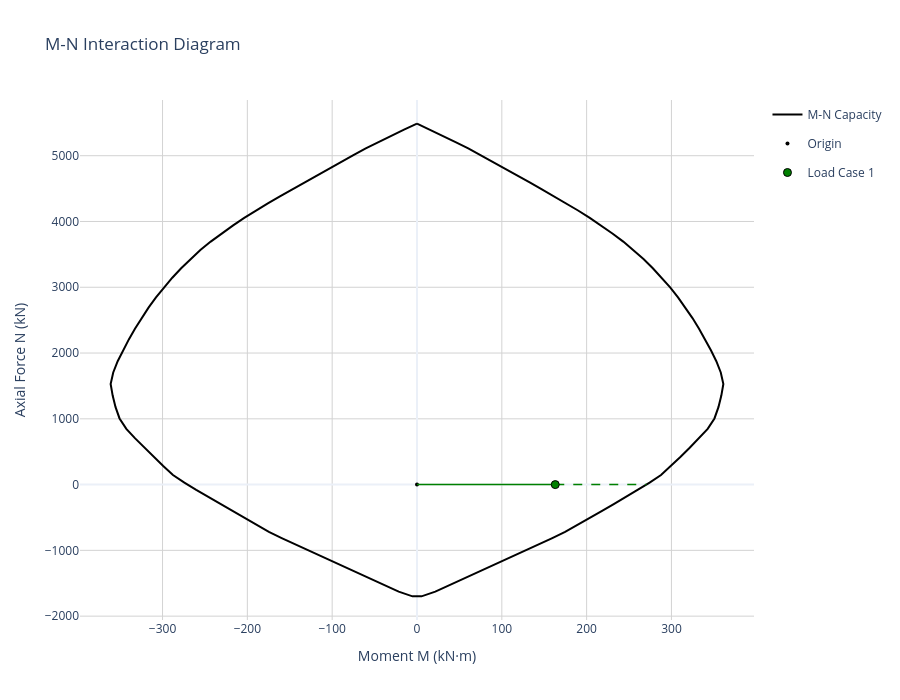
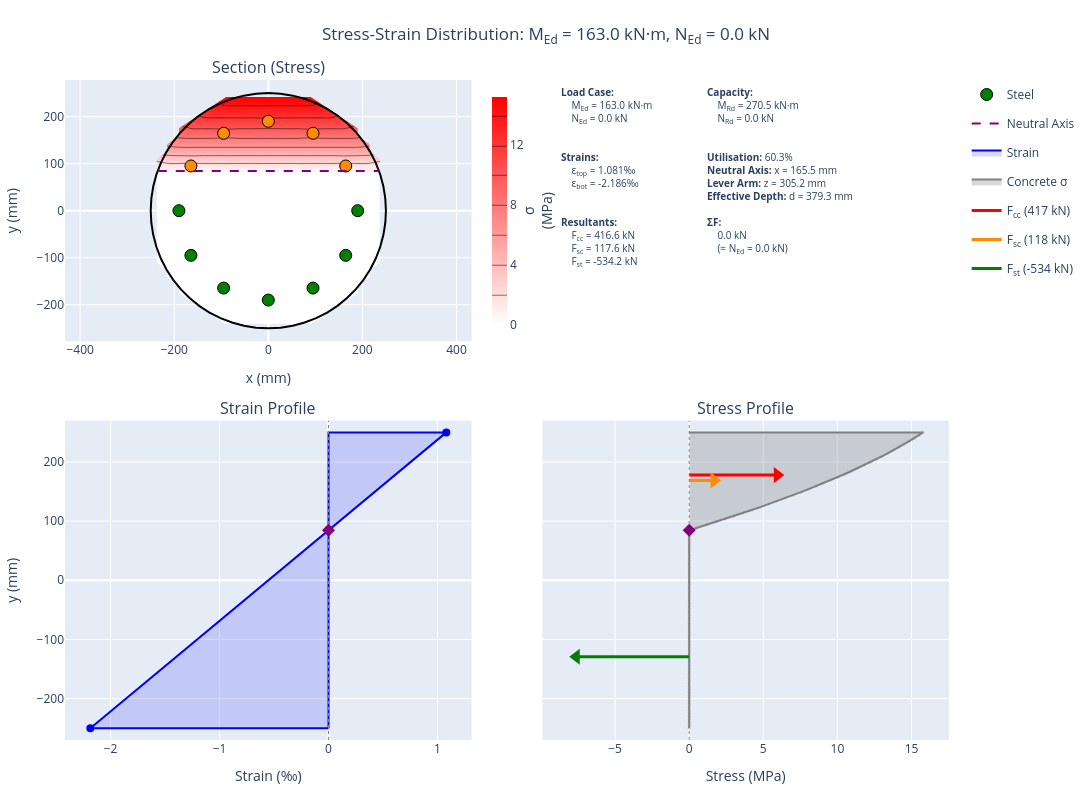

Write notebook code for charts like these, in order.
### Code cell
# Create M-N interaction diagram
circular_diagram = create_interaction_diagram(
    section=circular_section,
    concrete=concrete,
    concrete_model_type=ConcreteModelType.PARABOLA_RECTANGLE,  # EC2 Fig 3.3
    steel_model_type=SteelModelType.INCLINED,                  # With strain hardening
    n_fibres_width=20,
    n_fibres_height=30,
)

loadcases = []

forces_dict = {
    "M_Ed": moment,
    "N_Ed": axial
    }

loadcases.append(forces_dict)

circular_diagram.plot_mn(
    load_points=loadcases,
    show_vectors=True,
    show=True
    )

circular_diagram.plot_stress_strain(
    M_Ed=moment,
    N_Ed=axial,
    height=800,
    show=False,
    section_render="filled")

### Figure 1 — Plotly figure (JSON) as saved in the notebook; plotly's stock layout.template omitted (floating-point values rounded to 4 significant figures)
{"data": [{"hovertemplate": "M: %{x:.1f} kN·m<br>N: %{y:.1f} kN<extra></extra>", "line": {"color": "black", "width": 2}, "mode": "lines", "name": "M-N Capacity", "type": "scatter", "x": [0, 15.3, 30.37, 45.45, 60.41, 75.0, 89.51, 104.0, 118.4, 132.9, 147.3, 161.6, 175.9, 189.9, 203.7, 217.2, 230.4, 243.2, 255.4, 267.0, 278.0, 288.5, 298.5, 307.7, 316.5, 324.8, 332.5, 339.7, 346.5, 352.9, 358.1, 361.2, 358.8, 355.4, 350.7, 342.7, 332.3, 321.5, 310.5, 299.2, 287.7, 274.3, 260.3, 246.2, 232.0, 217.7, 203.3, 189.0, 174.6, 159.5, 144.2, 128.9, 113.6, 98.29, 82.94, 67.67, 52.36, 36.92, 21.59, 5.322, -5.322, -21.59, -36.92, -52.36, -67.67, -82.94, -98.29, -113.6, -128.9, -144.2, -159.5, -174.6, -189.0, -203.3, -217.7, -232.0, -246.2, -260.3, -274.3, -287.7, -299.2, -310.5, -321.5, -332.3, -342.7, -350.7, -355.4, -358.8, -361.2, -358.1, -352.9, -346.5, -339.7, -332.5, -324.8, -316.5, -307.7, -298.5, -288.5, -278.0, -267.0, -255.4, -243.2, -230.4, -217.2, -203.7, -189.9, -175.9, -161.6, -147.3, -132.9, -118.4, -104.0, -89.51, -75.0, -60.41, -45.45, -30.37, -15.3, 0], "y": [5488.0, 5397.0, 5302.0, 5208.0, 5111.0, 5009.0, 4906.0, 4802.0, 4698.0, 4594.0, 4489.0, 4383.0, 4277.0, 4167.0, 4054.0, 3938.0, 3818.0, 3694.0, 3565.0, 3430.0, 3290.0, 3145.0, 2997.0, 2845.0, 2690.0, 2532.0, 2371.0, 2207.0, 2043.0, 1876.0, 1705.0, 1530.0, 1353.0, 1178.0, 1006.0, 847.5, 702.7, 560.7, 420.6, 282.6, 146.4, 29.83, -80.8, -189.2, -296.7, -402.9, -508.5, -614.1, -719.1, -813.4, -904.6, -995.3, -1086.0, -1177.0, -1267.0, -1359.0, -1449.0, -1538.0, -1627.0, -1699.0, -1699.0, -1627.0, -1538.0, -1449.0, -1359.0, -1267.0, -1177.0, -1086.0, -995.3, -904.6, -813.4, -719.1, -614.1, -508.5, -402.9, -296.7, -189.2, -80.8, 29.83, 146.4, 282.6, 420.6, 560.7, 702.7, 847.5, 1006.0, 1178.0, 1353.0, 1530.0, 1705.0, 1876.0, 2043.0, 2207.0, 2371.0, 2532.0, 2690.0, 2845.0, 2997.0, 3145.0, 3290.0, 3430.0, 3565.0, 3694.0, 3818.0, 3938.0, 4054.0, 4167.0, 4277.0, 4383.0, 4489.0, 4594.0, 4698.0, 4802.0, 4906.0, 5009.0, 5111.0, 5208.0, 5302.0, 5397.0, 5488.0]}, {"hovertemplate": "Origin (0,0)<extra></extra>", "marker": {"color": "black", "size": 4, "symbol": "circle"}, "mode": "markers", "name": "Origin", "type": "scatter", "x": [0], "y": [0]}, {"hoverinfo": "skip", "legendgroup": "lc_0", "line": {"color": "green", "dash": "solid", "width": 1.5}, "mode": "lines", "showlegend": false, "type": "scatter", "x": [0, 163], "y": [0, 0]}, {"hoverinfo": "skip", "legendgroup": "lc_0", "line": {"color": "green", "dash": "dash", "width": 1.5}, "mode": "lines", "showlegend": false, "type": "scatter", "x": [163, 270.5], "y": [0, 0]}, {"hovertemplate": "<b>Load Case 1</b><br>N_Ed: 0.0 kN<br>M_Ed: 163.0 kN·m<br>N_Rd: 0.0 kN<br>M_Rd: 270.5 kN·m<br>Utilization: 60.3%<br>Status: ✓ PASS<extra></extra>", "legendgroup": "lc_0", "marker": {"color": "green", "line": {"color": "black", "width": 1}, "size": 8, "symbol": "circle"}, "mode": "markers", "name": "Load Case 1", "type": "scatter", "x": [163], "y": [0]}], "layout": {"height": 700, "legend": {"x": 1.02, "xanchor": "left", "y": 1, "yanchor": "top"}, "title": {"text": "M-N Interaction Diagram"}, "width": 900, "xaxis": {"gridcolor": "lightgray", "range": [-397.3, 397.3], "title": {"text": "Moment M (kN·m)"}, "zeroline": true}, "yaxis": {"gridcolor": "lightgray", "range": [-2059.0, 5847.0], "title": {"text": "Axial Force N (kN)"}, "zeroline": true}}}

### Figure 2 — Plotly figure (JSON) as saved in the notebook; plotly's stock layout.template omitted (floating-point values rounded to 4 significant figures; data arrays with more than 128 entries replaced by an {"elided": "..."} marker saying what was removed)
{"data": [{"line": {"color": "black", "width": 2}, "mode": "lines", "name": "Section outline", "showlegend": false, "type": "scatter", "x": [250, 248.6, 244.5, 237.8, 228.4, 216.5, 202.3, 185.8, 167.3, 146.9, 125.0, 101.7, 77.25, 51.98, 26.13, 1.531e-14, -26.13, -51.98, -77.25, -101.7, -125.0, -146.9, -167.3, -185.8, -202.3, -216.5, -228.4, -237.8, -244.5, -248.6, -250, -248.6, -244.5, -237.8, -228.4, -216.5, -202.3, -185.8, -167.3, -146.9, -125.0, -101.7, -77.25, -51.98, -26.13, -4.592e-14, 26.13, 51.98, 77.25, 101.7, 125.0, 146.9, 167.3, 185.8, 202.3, 216.5, 228.4, 237.8, 244.5, 248.6, 250], "xaxis": "x", "y": [0, 26.13, 51.98, 77.25, 101.7, 125.0, 146.9, 167.3, 185.8, 202.3, 216.5, 228.4, 237.8, 244.5, 248.6, 250, 248.6, 244.5, 237.8, 228.4, 216.5, 202.3, 185.8, 167.3, 146.9, 125.0, 101.7, 77.25, 51.98, 26.13, 3.062e-14, -26.13, -51.98, -77.25, -101.7, -125.0, -146.9, -167.3, -185.8, -202.3, -216.5, -228.4, -237.8, -244.5, -248.6, -250, -248.6, -244.5, -237.8, -228.4, -216.5, -202.3, -185.8, -167.3, -146.9, -125.0, -101.7, -77.25, -51.98, -26.13, 0], "yaxis": "y"}, {"colorbar": {"len": 0.3762, "lenmode": "fraction", "thickness": 15, "title": {"side": "right", "text": "σ<br>(MPa)"}, "x": 0.472, "xanchor": "left", "y": 0.802, "yanchor": "middle"}, "colorscale": [[0, "white"], [1, "red"]], "contours": {"coloring": "heatmap"}, "hovertemplate": "x: %{x:.1f} mm<br>y: %{y:.1f} mm<br>σ: %{z:.2f} MPa<extra>Concrete</extra>", "name": "Concrete", "showlegend": false, "showscale": true, "type": "contour", "x": [-237.5, -212.5, -187.5, -162.5, -137.5, -112.5, -87.5, -62.5, -37.5, -12.5, 12.5, 37.5, 62.5, 87.5, 112.5, 137.5, 162.5, 187.5, 212.5, 237.5], "xaxis": "x", "y": [-241.7, -225.0, -208.3, -191.7, -175.0, -158.3, -141.7, -125.0, -108.3, -91.67, -75.0, -58.33, -41.67, -25.0, -8.333, 8.333, 25.0, 41.67, 58.33, 75.0, 91.67, 108.3, 125.0, 141.7, 158.3, 175.0, 191.7, 208.3, 225.0, 241.7], "yaxis": "y", "z": {"elided": "30x20 float values"}, "zmax": 15.24, "zmin": 0}, {"customdata": [[-110.5, -0.5525, -34.71], [13.66, 0.06832, 4.293], [104.6, 0.5228, 32.85], [137.8, 0.6891, 43.3], [104.6, 0.5228, 32.85], [13.66, 0.06832, 4.293], [-110.5, -0.5525, -34.71], [-234.7, -1.173, -73.72], [-325.6, -1.628, -102.3], [-358.8, -1.794, -112.7], [-325.6, -1.628, -102.3], [-234.7, -1.173, -73.72]], "hovertemplate": "x: %{x:.1f} mm<br>y: %{y:.1f} mm<br>σ: %{customdata[0]:.1f} MPa<br>ε: %{customdata[1]:.3f} ‰<br>F: %{customdata[2]:.1f} kN<br><extra>Steel</extra>", "marker": {"color": ["green", "darkorange", "darkorange", "darkorange", "darkorange", "darkorange", "green", "green", "green", "green", "green", "green"], "line": {"color": "black", "width": 1}, "size": 12}, "mode": "markers", "name": "Steel", "showlegend": true, "type": "scatter", "x": [190.0, 164.5, 95.0, 1.163e-14, -95.0, -164.5, -190.0, -164.5, -95.0, -3.49e-14, 95.0, 164.5], "xaxis": "x", "y": [0.0, 95.0, 164.5, 190.0, 164.5, 95.0, 2.327e-14, -95.0, -164.5, -190.0, -164.5, -95.0], "yaxis": "y"}, {"line": {"color": "purple", "dash": "dash", "width": 2}, "mode": "lines", "name": "Neutral Axis", "showlegend": true, "type": "scatter", "x": [-235.0, 235.0], "xaxis": "x", "y": [84.55, 84.55], "yaxis": "y"}, {"fill": "toself", "fillcolor": "rgba(0, 0, 255, 0.15)", "hovertemplate": "ε: %{x:.3f} ‰<br>y: %{y:.1f} mm<extra></extra>", "line": {"color": "blue", "width": 2}, "mode": "lines", "name": "Strain", "type": "scatter", "x": [0, -2.186, 1.081, 0, 0], "xaxis": "x3", "y": [-250, -250, 250, 250, -250], "yaxis": "y3"}, {"hovertemplate": "ε: %{x:.3f} ‰<br>y: %{y:.1f} mm<extra></extra>", "marker": {"color": "blue", "size": 8}, "mode": "markers", "showlegend": false, "type": "scatter", "x": [-2.186, 1.081], "xaxis": "x3", "y": [-250, 250], "yaxis": "y3"}, {"line": {"color": "gray", "dash": "dot", "width": 1}, "mode": "lines", "showlegend": false, "type": "scatter", "x": [0, 0], "xaxis": "x3", "y": [-270, 270], "yaxis": "y3"}, {"hovertemplate": "Neutral Axis<br>y: 84.5 mm<extra></extra>", "marker": {"color": "purple", "size": 10, "symbol": "diamond"}, "mode": "markers", "name": "NA", "showlegend": false, "type": "scatter", "x": [0], "xaxis": "x3", "y": [84.55], "yaxis": "y3"}, {"fill": "toself", "fillcolor": "rgba(128, 128, 128, 0.3)", "hoverinfo": "skip", "legendgroup": "concrete_stress", "line": {"color": "gray", "width": 2}, "mode": "lines", "name": "Concrete σ", "type": "scatter", "x": [0.0, 0.0, 0.0, 0.0, 0.0, 0.0, 0.0, 0.0, 0.0, 0.0, 0.0, 0.0, 0.0, 0.0, 0.0, 0.0, 0.0, 0.0, 0.0, 0.0, 0.0, 0.0, 0.0, 0.0, 0.0, 0.0, 0.0, 0.0, 0.0, 0.0, 0.0, 0.0, 0.0, 0.0, 0.0, 0.0, 0.0, 0.0, 0.0, 0.0, 0.0, 0.0, 0.0, 0.0, 0.0, 0.0, 0.0, 0.0, 0.0, 0.0, 0.0, 0.0, 0.0, 0.0, 0.0, 0.0, 0.0, 0.0, 0.0, 0.0, 0.0, 0.0, 0.0, 0.0, 0.0, 0.0, 0.0, 0.0, 0.4985, 1.145, 1.78, 2.405, 3.019, 3.621, 4.213, 4.794, 5.364, 5.924, 6.472, 7.01, 7.536, 8.052, 8.556, 9.05, 9.533, 10.01, 10.47, 10.92, 11.36, 11.78, 12.2, 12.61, 13.0, 13.39, 13.76, 14.13, 14.48, 14.82, 15.15, 15.47, 15.78, 0.0], "xaxis": "x4", "y": [-250.0, -250.0, -244.9, -239.9, -234.8, -229.8, -224.7, -219.7, -214.6, -209.6, -204.5, -199.5, -194.4, -189.4, -184.3, -179.3, -174.2, -169.2, -164.1, -159.1, -154.0, -149.0, -143.9, -138.9, -133.8, -128.8, -123.7, -118.7, -113.6, -108.6, -103.5, -98.48, -93.43, -88.38, -83.33, -78.28, -73.23, -68.18, -63.13, -58.08, -53.03, -47.98, -42.93, -37.88, -32.83, -27.78, -22.73, -17.68, -12.63, -7.576, -2.525, 2.525, 7.576, 12.63, 17.68, 22.73, 27.78, 32.83, 37.88, 42.93, 47.98, 53.03, 58.08, 63.13, 68.18, 73.23, 78.28, 83.33, 88.38, 93.43, 98.48, 103.5, 108.6, 113.6, 118.7, 123.7, 128.8, 133.8, 138.9, 143.9, 149.0, 154.0, 159.1, 164.1, 169.2, 174.2, 179.3, 184.3, 189.4, 194.4, 199.5, 204.5, 209.6, 214.6, 219.7, 224.7, 229.8, 234.8, 239.9, 244.9, 250.0, 250.0], "yaxis": "y4"}, {"hovertemplate": "%{text}<extra>Concrete</extra>", "legendgroup": "concrete_stress", "marker": {"color": "gray", "opacity": 0.3, "size": 3}, "mode": "markers", "showlegend": false, "text": ["σ: 0.00 MPa<br>ε: -2.186 ‰<br>y: -250.0 mm", "σ: 0.00 MPa<br>ε: -2.153 ‰<br>y: -244.9 mm", "σ: 0.00 MPa<br>ε: -2.120 ‰<br>y: -239.9 mm", "σ: 0.00 MPa<br>ε: -2.087 ‰<br>y: -234.8 mm", "σ: 0.00 MPa<br>ε: -2.054 ‰<br>y: -229.8 mm", "σ: 0.00 MPa<br>ε: -2.021 ‰<br>y: -224.7 mm", "σ: 0.00 MPa<br>ε: -1.988 ‰<br>y: -219.7 mm", "σ: 0.00 MPa<br>ε: -1.955 ‰<br>y: -214.6 mm", "σ: 0.00 MPa<br>ε: -1.922 ‰<br>y: -209.6 mm", "σ: 0.00 MPa<br>ε: -1.889 ‰<br>y: -204.5 mm", "σ: 0.00 MPa<br>ε: -1.856 ‰<br>y: -199.5 mm", "σ: 0.00 MPa<br>ε: -1.823 ‰<br>y: -194.4 mm", "σ: 0.00 MPa<br>ε: -1.790 ‰<br>y: -189.4 mm", "σ: 0.00 MPa<br>ε: -1.757 ‰<br>y: -184.3 mm", "σ: 0.00 MPa<br>ε: -1.724 ‰<br>y: -179.3 mm", "σ: 0.00 MPa<br>ε: -1.691 ‰<br>y: -174.2 mm", "σ: 0.00 MPa<br>ε: -1.658 ‰<br>y: -169.2 mm", "σ: 0.00 MPa<br>ε: -1.625 ‰<br>y: -164.1 mm", "σ: 0.00 MPa<br>ε: -1.592 ‰<br>y: -159.1 mm", "σ: 0.00 MPa<br>ε: -1.559 ‰<br>y: -154.0 mm", "σ: 0.00 MPa<br>ε: -1.526 ‰<br>y: -149.0 mm", "σ: 0.00 MPa<br>ε: -1.493 ‰<br>y: -143.9 mm", "σ: 0.00 MPa<br>ε: -1.460 ‰<br>y: -138.9 mm", "σ: 0.00 MPa<br>ε: -1.427 ‰<br>y: -133.8 mm", "σ: 0.00 MPa<br>ε: -1.394 ‰<br>y: -128.8 mm", "σ: 0.00 MPa<br>ε: -1.361 ‰<br>y: -123.7 mm", "σ: 0.00 MPa<br>ε: -1.328 ‰<br>y: -118.7 mm", "σ: 0.00 MPa<br>ε: -1.295 ‰<br>y: -113.6 mm", "σ: 0.00 MPa<br>ε: -1.262 ‰<br>y: -108.6 mm", "σ: 0.00 MPa<br>ε: -1.229 ‰<br>y: -103.5 mm", "σ: 0.00 MPa<br>ε: -1.196 ‰<br>y: -98.5 mm", "σ: 0.00 MPa<br>ε: -1.163 ‰<br>y: -93.4 mm", "σ: 0.00 MPa<br>ε: -1.130 ‰<br>y: -88.4 mm", "σ: 0.00 MPa<br>ε: -1.097 ‰<br>y: -83.3 mm", "σ: 0.00 MPa<br>ε: -1.064 ‰<br>y: -78.3 mm", "σ: 0.00 MPa<br>ε: -1.031 ‰<br>y: -73.2 mm", "σ: 0.00 MPa<br>ε: -0.998 ‰<br>y: -68.2 mm", "σ: 0.00 MPa<br>ε: -0.965 ‰<br>y: -63.1 mm", "σ: 0.00 MPa<br>ε: -0.932 ‰<br>y: -58.1 mm", "σ: 0.00 MPa<br>ε: -0.899 ‰<br>y: -53.0 mm", "σ: 0.00 MPa<br>ε: -0.866 ‰<br>y: -48.0 mm", "σ: 0.00 MPa<br>ε: -0.833 ‰<br>y: -42.9 mm", "σ: 0.00 MPa<br>ε: -0.800 ‰<br>y: -37.9 mm", "σ: 0.00 MPa<br>ε: -0.767 ‰<br>y: -32.8 mm", "σ: 0.00 MPa<br>ε: -0.734 ‰<br>y: -27.8 mm", "σ: 0.00 MPa<br>ε: -0.701 ‰<br>y: -22.7 mm", "σ: 0.00 MPa<br>ε: -0.668 ‰<br>y: -17.7 mm", "σ: 0.00 MPa<br>ε: -0.635 ‰<br>y: -12.6 mm", "σ: 0.00 MPa<br>ε: -0.602 ‰<br>y: -7.6 mm", "σ: 0.00 MPa<br>ε: -0.569 ‰<br>y: -2.5 mm", "σ: 0.00 MPa<br>ε: -0.536 ‰<br>y: 2.5 mm", "σ: 0.00 MPa<br>ε: -0.503 ‰<br>y: 7.6 mm", "σ: 0.00 MPa<br>ε: -0.470 ‰<br>y: 12.6 mm", "σ: 0.00 MPa<br>ε: -0.437 ‰<br>y: 17.7 mm", "σ: 0.00 MPa<br>ε: -0.404 ‰<br>y: 22.7 mm", "σ: 0.00 MPa<br>ε: -0.371 ‰<br>y: 27.8 mm", "σ: 0.00 MPa<br>ε: -0.338 ‰<br>y: 32.8 mm", "σ: 0.00 MPa<br>ε: -0.305 ‰<br>y: 37.9 mm", "σ: 0.00 MPa<br>ε: -0.272 ‰<br>y: 42.9 mm", "σ: 0.00 MPa<br>ε: -0.239 ‰<br>y: 48.0 mm", "σ: 0.00 MPa<br>ε: -0.206 ‰<br>y: 53.0 mm", "σ: 0.00 MPa<br>ε: -0.173 ‰<br>y: 58.1 mm", "σ: 0.00 MPa<br>ε: -0.140 ‰<br>y: 63.1 mm", "σ: 0.00 MPa<br>ε: -0.107 ‰<br>y: 68.2 mm", "σ: 0.00 MPa<br>ε: -0.074 ‰<br>y: 73.2 mm", "σ: 0.00 MPa<br>ε: -0.041 ‰<br>y: 78.3 mm", "σ: 0.00 MPa<br>ε: -0.008 ‰<br>y: 83.3 mm", "σ: 0.50 MPa<br>ε: 0.025 ‰<br>y: 88.4 mm", "σ: 1.14 MPa<br>ε: 0.058 ‰<br>y: 93.4 mm", "σ: 1.78 MPa<br>ε: 0.091 ‰<br>y: 98.5 mm", "σ: 2.40 MPa<br>ε: 0.124 ‰<br>y: 103.5 mm", "σ: 3.02 MPa<br>ε: 0.157 ‰<br>y: 108.6 mm", "σ: 3.62 MPa<br>ε: 0.190 ‰<br>y: 113.6 mm", "σ: 4.21 MPa<br>ε: 0.223 ‰<br>y: 118.7 mm", "σ: 4.79 MPa<br>ε: 0.256 ‰<br>y: 123.7 mm", "σ: 5.36 MPa<br>ε: 0.289 ‰<br>y: 128.8 mm", "σ: 5.92 MPa<br>ε: 0.322 ‰<br>y: 133.8 mm", "σ: 6.47 MPa<br>ε: 0.355 ‰<br>y: 138.9 mm", "σ: 7.01 MPa<br>ε: 0.388 ‰<br>y: 143.9 mm", "σ: 7.54 MPa<br>ε: 0.421 ‰<br>y: 149.0 mm", "σ: 8.05 MPa<br>ε: 0.454 ‰<br>y: 154.0 mm", "σ: 8.56 MPa<br>ε: 0.487 ‰<br>y: 159.1 mm", "σ: 9.05 MPa<br>ε: 0.520 ‰<br>y: 164.1 mm", "σ: 9.53 MPa<br>ε: 0.553 ‰<br>y: 169.2 mm", "σ: 10.01 MPa<br>ε: 0.586 ‰<br>y: 174.2 mm", "σ: 10.47 MPa<br>ε: 0.619 ‰<br>y: 179.3 mm", "σ: 10.92 MPa<br>ε: 0.652 ‰<br>y: 184.3 mm", "σ: 11.36 MPa<br>ε: 0.685 ‰<br>y: 189.4 mm", "σ: 11.78 MPa<br>ε: 0.718 ‰<br>y: 194.4 mm", "σ: 12.20 MPa<br>ε: 0.751 ‰<br>y: 199.5 mm", "σ: 12.61 MPa<br>ε: 0.784 ‰<br>y: 204.5 mm", "σ: 13.00 MPa<br>ε: 0.817 ‰<br>y: 209.6 mm", "σ: 13.39 MPa<br>ε: 0.850 ‰<br>y: 214.6 mm", "σ: 13.76 MPa<br>ε: 0.883 ‰<br>y: 219.7 mm", "σ: 14.13 MPa<br>ε: 0.916 ‰<br>y: 224.7 mm", "σ: 14.48 MPa<br>ε: 0.949 ‰<br>y: 229.8 mm", "σ: 14.82 MPa<br>ε: 0.982 ‰<br>y: 234.8 mm", "σ: 15.15 MPa<br>ε: 1.015 ‰<br>y: 239.9 mm", "σ: 15.47 MPa<br>ε: 1.048 ‰<br>y: 244.9 mm", "σ: 15.78 MPa<br>ε: 1.081 ‰<br>y: 250.0 mm"], "type": "scatter", "x": [0.0, 0.0, 0.0, 0.0, 0.0, 0.0, 0.0, 0.0, 0.0, 0.0, 0.0, 0.0, 0.0, 0.0, 0.0, 0.0, 0.0, 0.0, 0.0, 0.0, 0.0, 0.0, 0.0, 0.0, 0.0, 0.0, 0.0, 0.0, 0.0, 0.0, 0.0, 0.0, 0.0, 0.0, 0.0, 0.0, 0.0, 0.0, 0.0, 0.0, 0.0, 0.0, 0.0, 0.0, 0.0, 0.0, 0.0, 0.0, 0.0, 0.0, 0.0, 0.0, 0.0, 0.0, 0.0, 0.0, 0.0, 0.0, 0.0, 0.0, 0.0, 0.0, 0.0, 0.0, 0.0, 0.0, 0.0, 0.4985, 1.145, 1.78, 2.405, 3.019, 3.621, 4.213, 4.794, 5.364, 5.924, 6.472, 7.01, 7.536, 8.052, 8.556, 9.05, 9.533, 10.01, 10.47, 10.92, 11.36, 11.78, 12.2, 12.61, 13.0, 13.39, 13.76, 14.13, 14.48, 14.82, 15.15, 15.47, 15.78], "xaxis": "x4", "y": [-250.0, -244.9, -239.9, -234.8, -229.8, -224.7, -219.7, -214.6, -209.6, -204.5, -199.5, -194.4, -189.4, -184.3, -179.3, -174.2, -169.2, -164.1, -159.1, -154.0, -149.0, -143.9, -138.9, -133.8, -128.8, -123.7, -118.7, -113.6, -108.6, -103.5, -98.48, -93.43, -88.38, -83.33, -78.28, -73.23, -68.18, -63.13, -58.08, -53.03, -47.98, -42.93, -37.88, -32.83, -27.78, -22.73, -17.68, -12.63, -7.576, -2.525, 2.525, 7.576, 12.63, 17.68, 22.73, 27.78, 32.83, 37.88, 42.93, 47.98, 53.03, 58.08, 63.13, 68.18, 73.23, 78.28, 83.33, 88.38, 93.43, 98.48, 103.5, 108.6, 113.6, 118.7, 123.7, 128.8, 133.8, 138.9, 143.9, 149.0, 154.0, 159.1, 164.1, 169.2, 174.2, 179.3, 184.3, 189.4, 194.4, 199.5, 204.5, 209.6, 214.6, 219.7, 224.7, 229.8, 234.8, 239.9, 244.9, 250.0], "yaxis": "y4"}, {"hovertemplate": "F<sub>cc</sub> = 416.6 kN<br>y = 177.8 mm<extra>Concrete Compression</extra>", "legendgroup": "F<sub>cc</sub>", "line": {"color": "red", "width": 3}, "mode": "lines", "name": "F<sub>cc</sub> (417 kN)", "type": "scatter", "x": [0, 5.944], "xaxis": "x4", "y": [177.8, 177.8], "yaxis": "y4"}, {"hoverinfo": "skip", "legendgroup": "F<sub>cc</sub>", "marker": {"color": "red", "size": 14, "symbol": "triangle-right"}, "mode": "markers", "showlegend": false, "type": "scatter", "x": [5.944], "xaxis": "x4", "y": [177.8], "yaxis": "y4"}, {"hovertemplate": "F<sub>sc</sub> = 117.6 kN<br>y = 168.8 mm<extra>Steel Compression</extra>", "legendgroup": "F<sub>sc</sub>", "line": {"color": "darkorange", "width": 3}, "mode": "lines", "name": "F<sub>sc</sub> (118 kN)", "type": "scatter", "x": [0, 1.678], "xaxis": "x4", "y": [168.8, 168.8], "yaxis": "y4"}, {"hoverinfo": "skip", "legendgroup": "F<sub>sc</sub>", "marker": {"color": "darkorange", "size": 14, "symbol": "triangle-right"}, "mode": "markers", "showlegend": false, "type": "scatter", "x": [1.678], "xaxis": "x4", "y": [168.8], "yaxis": "y4"}, {"hovertemplate": "F<sub>st</sub> = -534.2 kN<br>y = -129.3 mm<extra>Steel Tension</extra>", "legendgroup": "F<sub>st</sub>", "line": {"color": "green", "width": 3}, "mode": "lines", "name": "F<sub>st</sub> (-534 kN)", "type": "scatter", "x": [0, -7.622], "xaxis": "x4", "y": [-129.3, -129.3], "yaxis": "y4"}, {"hoverinfo": "skip", "legendgroup": "F<sub>st</sub>", "marker": {"color": "green", "size": 14, "symbol": "triangle-left"}, "mode": "markers", "showlegend": false, "type": "scatter", "x": [-7.622], "xaxis": "x4", "y": [-129.3], "yaxis": "y4"}, {"line": {"color": "gray", "dash": "dot", "width": 1}, "mode": "lines", "showlegend": false, "type": "scatter", "x": [0, 0], "xaxis": "x4", "y": [-270, 270], "yaxis": "y4"}, {"hovertemplate": "Neutral Axis<br>y: 84.5 mm<extra></extra>", "marker": {"color": "purple", "size": 10, "symbol": "diamond"}, "mode": "markers", "showlegend": false, "type": "scatter", "x": [0], "xaxis": "x4", "y": [84.55], "yaxis": "y4"}], "layout": {"annotations": [{"font": {"size": 16}, "showarrow": false, "text": "Section (Stress)", "x": 0.23, "xanchor": "center", "xref": "paper", "y": 1, "yanchor": "bottom", "yref": "paper"}, {"font": {"size": 16}, "showarrow": false, "text": "Strain Profile", "x": 0.23, "xanchor": "center", "xref": "paper", "y": 0.484, "yanchor": "bottom", "yref": "paper"}, {"font": {"size": 16}, "showarrow": false, "text": "Stress Profile", "x": 0.77, "xanchor": "center", "xref": "paper", "y": 0.484, "yanchor": "bottom", "yref": "paper"}, {"align": "left", "font": {"size": 10}, "showarrow": false, "text": "<b>Load Case:</b><br>&nbsp;&nbsp;&nbsp;&nbsp;M<sub>Ed</sub> = 163.0 kN·m<br>&nbsp;&nbsp;&nbsp;&nbsp;N<sub>Ed</sub> = 0.0 kN<br><br><br><b>Strains:</b><br>&nbsp;&nbsp;&nbsp;&nbsp;ε<sub>top</sub> = 1.081‰<br>&nbsp;&nbsp;&nbsp;&nbsp;ε<sub>bot</sub> = -2.186‰<br><br><br><b>Resultants:</b><br>&nbsp;&nbsp;&nbsp;&nbsp;F<sub>cc</sub> = 416.6 kN<br>&nbsp;&nbsp;&nbsp;&nbsp;F<sub>sc</sub> = 117.6 kN<br>&nbsp;&nbsp;&nbsp;&nbsp;F<sub>st</sub> = -534.2 kN<br>", "x": 0.5584, "xanchor": "left", "xref": "paper", "y": 0.996, "yanchor": "top", "yref": "paper"}, {"align": "left", "font": {"size": 10}, "showarrow": false, "text": "<b>Capacity:</b><br>&nbsp;&nbsp;&nbsp;&nbsp;M<sub>Rd</sub> = 270.5 kN·m<br>&nbsp;&nbsp;&nbsp;&nbsp;N<sub>Rd</sub> = 0.0 kN<br><br><br><b>Utilisation:</b> 60.3%<br><b>Neutral Axis:</b> x = 165.5 mm<br><b>Lever Arm:</b> z = 305.2 mm<br><b>Effective Depth:</b> d = 379.3 mm<br><br><b>ΣF:</b><br>&nbsp;&nbsp;&nbsp;&nbsp;0.0 kN<br>&nbsp;&nbsp;&nbsp;&nbsp;(≈ N<sub>Ed</sub> = 0.0 kN)<br>", "x": 0.724, "xanchor": "left", "xref": "paper", "y": 0.996, "yanchor": "top", "yref": "paper"}], "height": 800, "legend": {"x": 1.02, "y": 1}, "margin": {"b": 60, "l": 60, "r": 120, "t": 80}, "showlegend": true, "title": {"text": "Stress-Strain Distribution: M<sub>Ed</sub> = 163.0 kN·m, N<sub>Ed</sub> = 0.0 kN", "x": 0.5}, "width": 1200, "xaxis": {"anchor": "y", "domain": [0, 0.46], "title": {"text": "x (mm)"}}, "xaxis2": {"anchor": "y2", "domain": [0.54, 1], "visible": false}, "xaxis3": {"anchor": "y3", "domain": [0, 0.46], "title": {"text": "Strain (‰)"}}, "xaxis4": {"anchor": "y4", "domain": [0.54, 1], "range": [-9.908, 17.53], "title": {"text": "Stress (MPa)"}}, "yaxis": {"anchor": "x", "domain": [0.604, 1], "scaleanchor": "x", "scaleratio": 1, "title": {"text": "y (mm)"}}, "yaxis2": {"anchor": "x2", "domain": [0.604, 1], "visible": false}, "yaxis3": {"anchor": "x3", "domain": [0, 0.484], "range": [-270, 270], "title": {"text": "y (mm)"}}, "yaxis4": {"anchor": "x4", "domain": [0, 0.484], "matches": "y3", "showticklabels": false}}}
